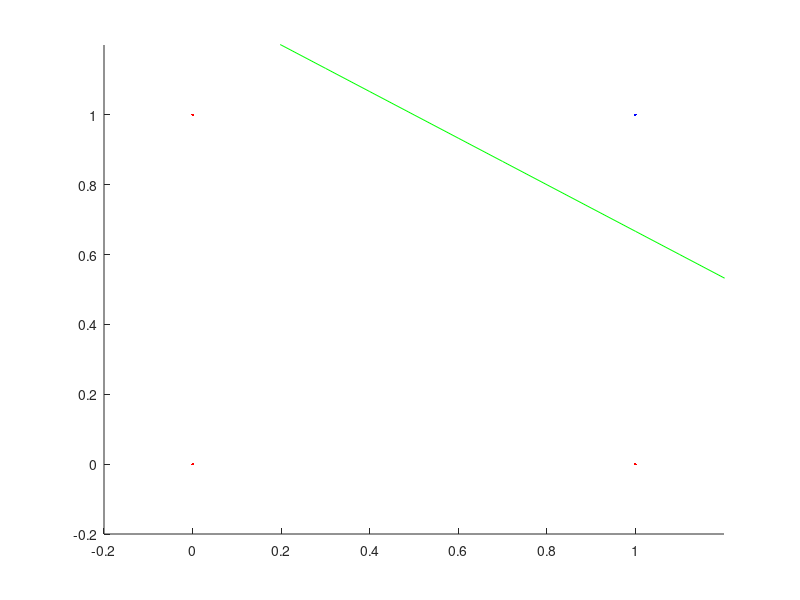
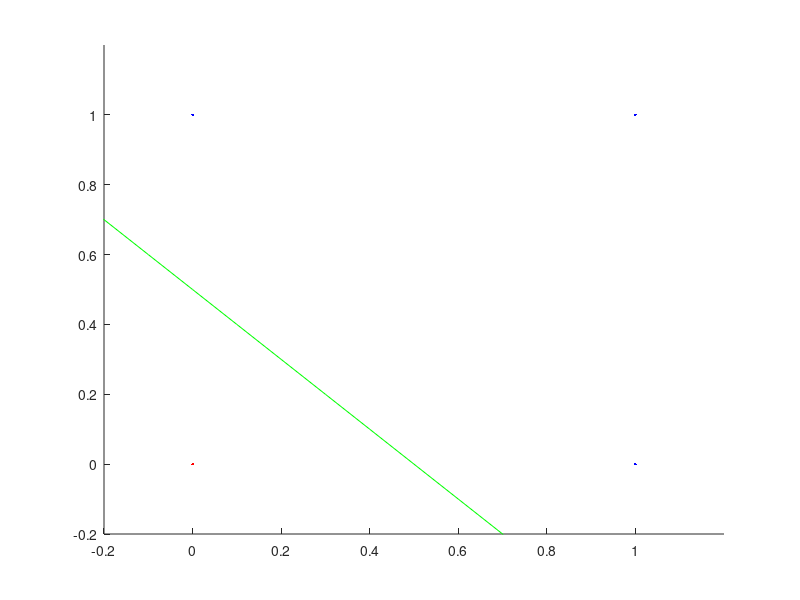
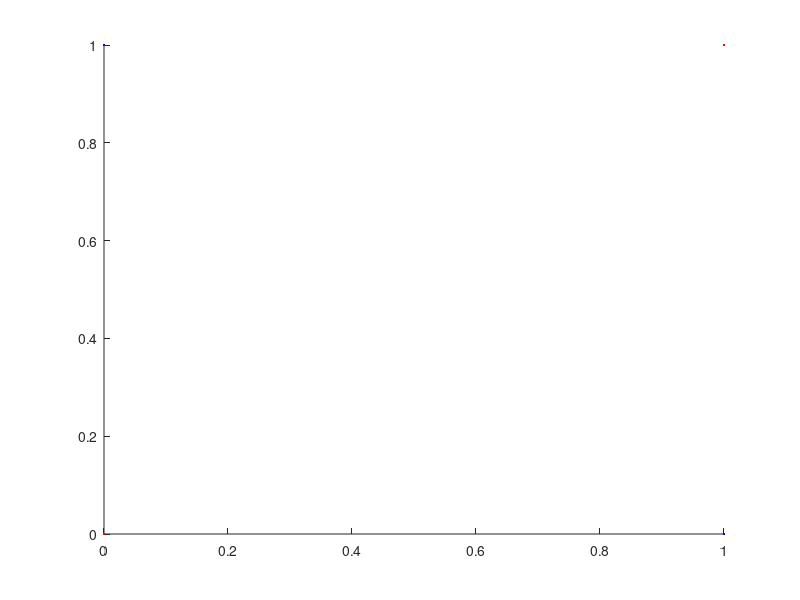

Recreate these plots in MATLAB, in order. (Note: this script raises an error after producing the figures.)
function perceptron

    clear;
    close all;
    
    in = [0 1 0 1; 0 0 1 1];
    in = homogen(in);
    and = [-1 -1 -1 1];
    or = [-1 1 1 1];
    xor = [-1 1 1 -1];

    disp('and:');
    perco (in, and, 100);
    
    disp('or:');
    perco (in, or, 100);
    
    disp('XOR:');
    perco (in, xor, 100);
    
    inputs = load('data/perceptrondata.dat');
    target1 = load('data/perceptrontarget1.dat');
    target2 = load('data/perceptrontarget2.dat');
   
    % convert inputs to homogenuous coordinates
    inputs = homogen(inputs');

    target1 = target1';
    % convert 0 to -1 for calc perceptron
    target1(target1(:,:) ==0) = -1; 

    target2 = target2';
    % convert 0 to -1 for calc perceptron
    target2(target2(:,:) ==0) = -1;

    disp('Perceptron Target 1 - 1 Zyklus:');
    perceptron = perco(inputs, target1, 1)
    
    disp('Perceptron Target 1 - 5 Zyklen:');
    perceptron = perco(inputs, target1, 5)
    
    disp('Perceptron Target 1 - 10 Zyklen:');
    perceptron = perco(inputs, target1, 10)
    
    disp('Perceptron Target 1 - 100 Zyklen:');
    perceptron = perco(inputs, target1, 100)

    disp('Perceptron Target 1 - 1000 Zyklen:');
    perceptron = perco(inputs, target1, 1000)
    
    disp('Perceptron Target 1 - 10 000 Zyklen:');
    perceptron = perco(inputs, target1, 10000)
   
    disp('Perceptron Target 2 - 1 Zyklus:');
    perceptron = perco(inputs, target2, 1)
    
    disp('Perceptron Target 2 - 10 Zyklen:');
    perceptron = perco(inputs, target2, 10)
    
    disp('Perceptron Target 2 - 100 Zyklen:');
    perceptron = perco(inputs, target2, 100)
    
    disp('Perceptron Target 2 - 1 000 Zyklen:');
    perceptron = perco(inputs, target2, 1000)
    
    disp('Perceptron Target 2 - 10 000 Zyklen:');
    perceptron = perco(inputs, target2, 10000)

% hoher rechenaufwand:    
%     disp('Perceptron Target 2 - 100 000 Zyklen:');
%     perceptron = perco(inputs, target2, 100000)
%     
%     disp('Perceptron Target 2 - 1 000 000 Zyklen:');
%     perceptron = perco(inputs, target2, 1000000)
   
% convert X into homogenuous coordinates x
function [x] = homogen(X)
    
    [m, n] = size(X);
    x = ones(m+1, n);
    
    for i = 2:m+1
        for j = 1:n
           x(i, j) = X(i-1, j);
        end
    end   



function [w] = perco (X, t, maxEpoches)
    
    [m, n] = size(X);
    w = zeros(m, 1); % initialize weight-vector
    w(1) = 0;
    
    cycle = 0;
    wrong = true;
    
    % Online Perceptron Training Algorithm #330 - Skriptum
    while wrong == true && cycle < maxEpoches
        
        cycle = cycle + 1;
        wrong = false;
        
        for i = 1:n
            if w'*(X(:,i)*t(i)) <= 0
            
                w = w + X(:,i)*t(i); 
                wrong = true;
            end
        end
    end
    plot_result(X, t, w);

    % identify wrong classified objects
    dif_anz=0;
    for i=1:n
       if sign(w'*X(:, i)) ~= t(i);
           dif_anz=dif_anz+1;
       end
    end    
   
    sprintf('Fehler: %d\n%6.3f%% korrekt erkannt', dif_anz, (418-dif_anz)/418*100)
    
function plot_result(X, target, w)
    [m, n] = size(X);
    
    figure
    hold on
    for i=1:n
        if target(i) == -1
            plot(X(2, i), X(3, i), 'r.');
        else
            plot(X(2, i), X(3, i), 'b.');
        end
    end
    
    
    sum=0;
    
    %plot decision boundary
    
    for i=2:m
        sum = sum + w(i) * w(i);
    end
    norm_vector = sqrt(sum);

    if norm_vector ~= 0 && w(2) ~= 0
        
        distancefromcenter = abs(w(1)/norm_vector);
        d = distancefromcenter * ( w(3) + (w(2)* w(2)/w(3)) ) / norm_vector;
        k = - w(2) / w(3);
       
        x=-0.5:0.1:1.5;
    
        plot(x, k*x + d, 'g');
        axis([-0.2 1.2 -0.2 1.2]);
    end
    
    hold off    